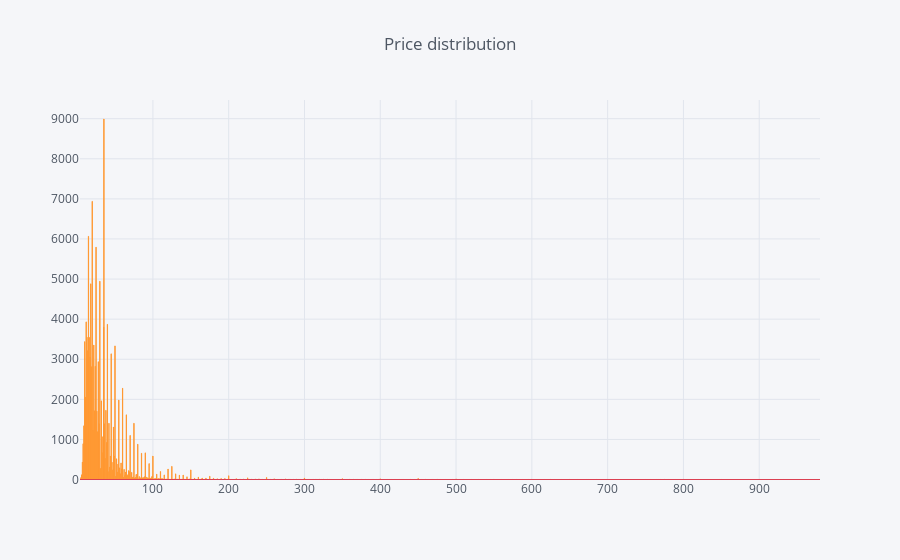

Notebook cell for this chart:
### Markdown cell above
It can be concluded that the points column roughly moves from 80 to 100 points.

### Code cell
data_f.price.value_counts().iplot(kind='bar', title = 'Price distribution', hline=(0))

### Figure 1 — Plotly figure (JSON) as saved in the notebook; plotly's stock layout.template omitted (floating-point values rounded to 4 significant figures; data arrays with more than 128 entries replaced by an {"elided": "..."} marker saying what was removed)
{"data": [{"marker": {"color": "rgba(255, 153, 51, 0.6)", "line": {"color": "rgba(255, 153, 51, 1.0)", "width": 1}}, "name": "price", "orientation": "v", "text": "", "type": "bar", "x": {"elided": "380 float values"}, "y": {"elided": "380 int values"}}], "layout": {"autosize": true, "legend": {"bgcolor": "#F5F6F9", "font": {"color": "#4D5663"}}, "paper_bgcolor": "#F5F6F9", "plot_bgcolor": "#F5F6F9", "shapes": [{"line": {"color": "#db4052", "dash": "solid", "width": 1}, "type": "line", "x0": 0, "x1": 1, "xref": "paper", "y0": 0, "y1": 0, "yref": "y"}], "title": {"font": {"color": "#4D5663"}, "text": "Price distribution"}, "xaxis": {"autorange": true, "gridcolor": "#E1E5ED", "range": [3.816, 980.2], "showgrid": true, "tickfont": {"color": "#4D5663"}, "title": {"font": {"color": "#4D5663"}, "text": ""}, "type": "linear", "zerolinecolor": "#E1E5ED"}, "yaxis": {"autorange": true, "gridcolor": "#E1E5ED", "range": [-26.37, 9467.0], "showgrid": true, "tickfont": {"color": "#4D5663"}, "title": {"font": {"color": "#4D5663"}, "text": ""}, "type": "linear", "zerolinecolor": "#E1E5ED"}}}
